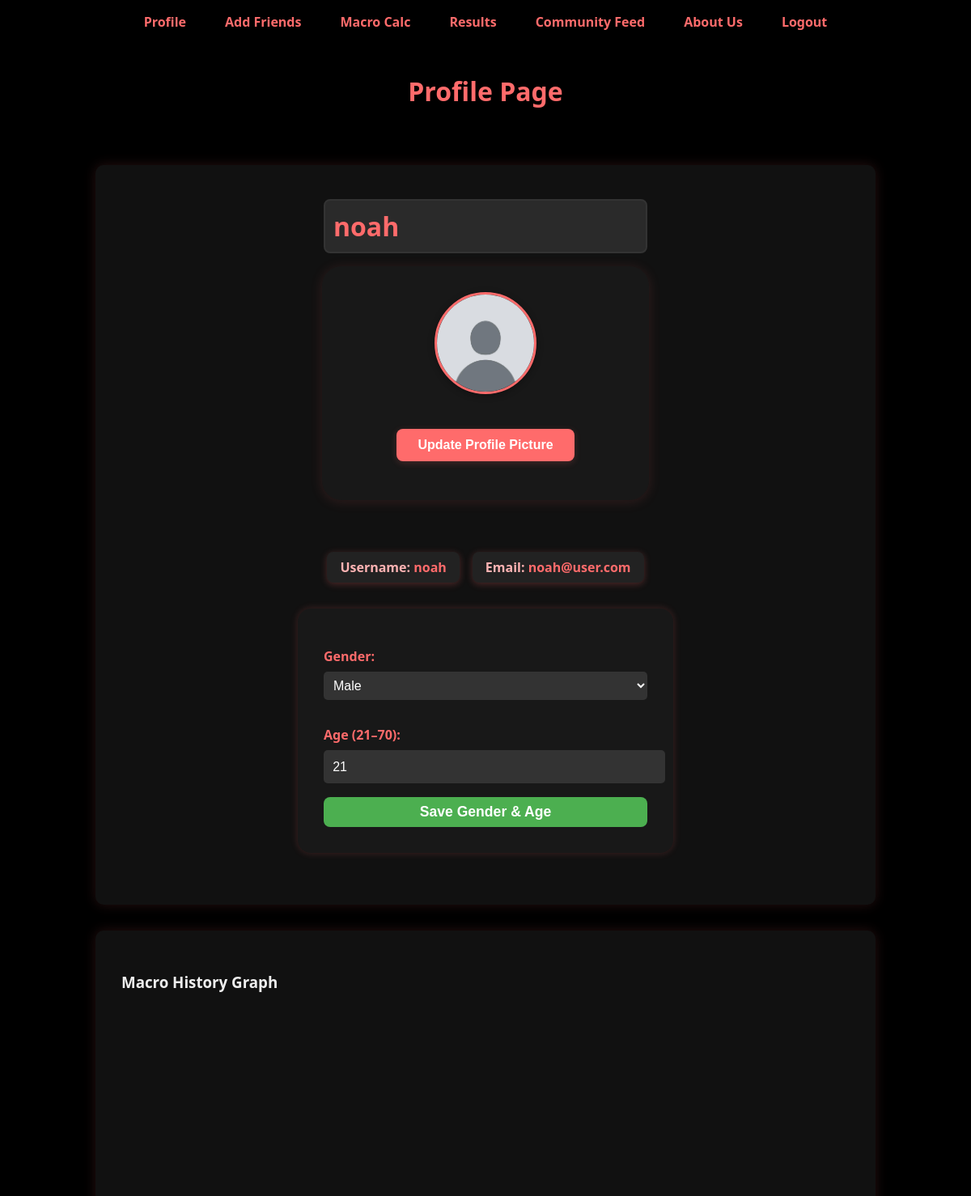
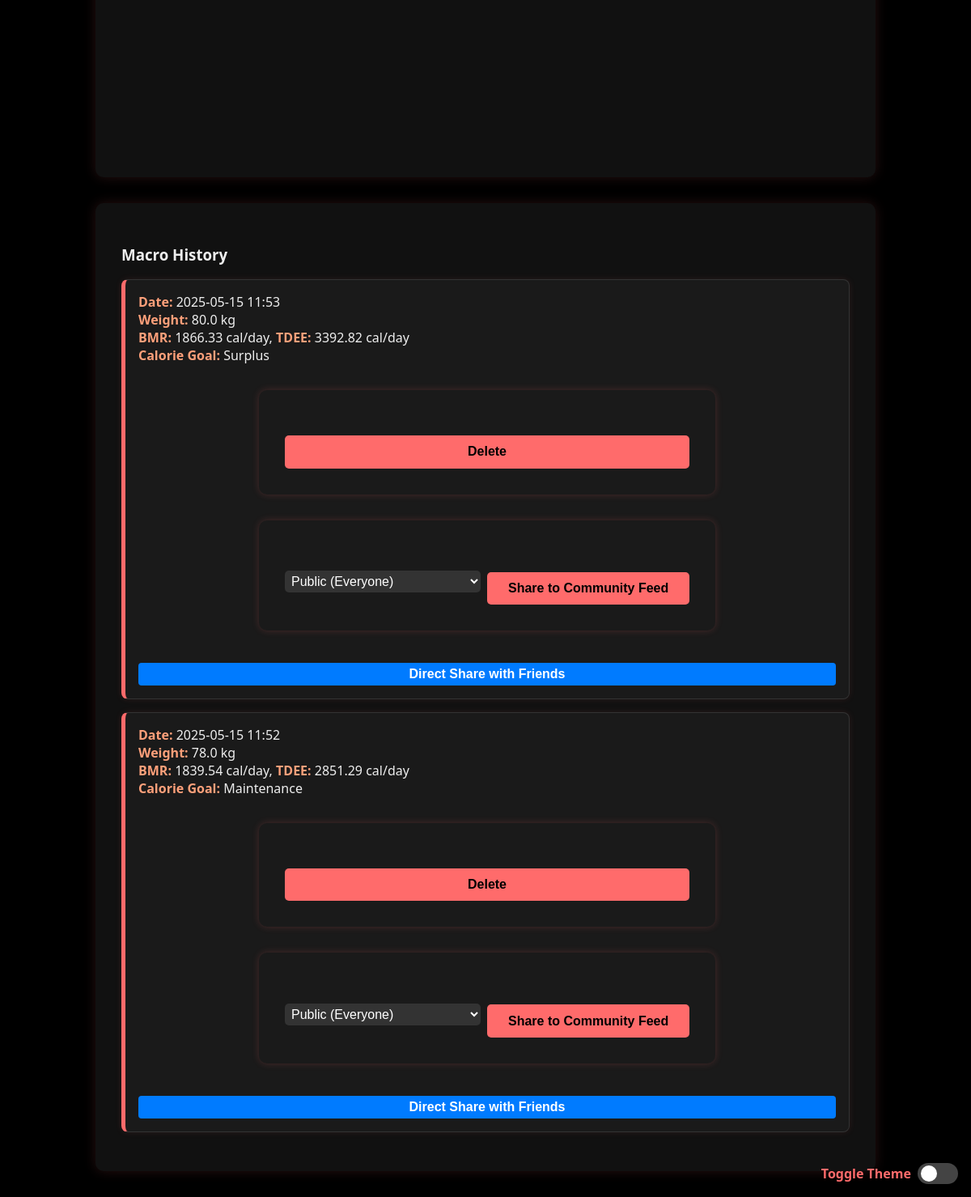
The app's page /profile (signed in) with its own data (2 pictures, top to bottom).
### app/models.py (models this page shows)
class User(db.Model, UserMixin):
    id = db.Column(db.Integer, primary_key=True)
    name = db.Column(db.String(80), unique=True, nullable=False)
    email = db.Column(db.String(120), unique=True, nullable=False)
    password = db.Column(db.String(120), nullable=False)
    gender = db.Column(db.String(10))
    age = db.Column(db.Integer)
    profile_picture = db.Column(db.String(255), default='placeholder-profile.jpg')
    requests_sent = db.relationship(
        'FriendRequest',
        foreign_keys='FriendRequest.requester_id',
        back_populates='requester',
        lazy='dynamic'
    )
    requests_received = db.relationship(
        'FriendRequest',
        foreign_keys='FriendRequest.receiver_id',
        back_populates='receiver',
        lazy='dynamic'
    )
    friends = db.relationship(
        'User',
        secondary=friend_assoc,
        primaryjoin=(id == friend_assoc.c.user_id),
        secondaryjoin=(id == friend_assoc.c.friend_id),
        lazy='dynamic'
    )

class MacroPost(db.Model):
    id = db.Column(db.Integer, primary_key=True)
    gender = db.Column(db.String(10), nullable=False)
    age = db.Column(db.Integer, nullable=False)
    weight = db.Column(db.Float, nullable=False)
    height = db.Column(db.Float, nullable=False)
    bmr = db.Column(db.Float, nullable=False)
    tdee = db.Column(db.Float, nullable=False)
    calorie_goal = db.Column(db.String(10), nullable=False, server_default='maintain')
    timestamp = db.Column(db.DateTime, server_default=db.func.now())
    user_id = db.Column(db.Integer, db.ForeignKey('user.id'), nullable=False)
    user = db.relationship('User', backref=db.backref('macroposts', lazy=True))

### app/routes.py (the view)
@app.route("/profile")
@login_required
def profile():
    macro_posts = MacroPost.query.filter_by(user_id=current_user.id).order_by(MacroPost.timestamp.desc()).all()
    form = ProfilePictureForm()
    pending_requests = FriendRequest.query.filter_by(receiver_id=current_user.id, status='pending').all()
    return render_template(
        "profile.html",
        user=current_user,
        macro_posts=macro_posts,
        form=form,
        pending_requests=pending_requests,
    )

### app/forms.py
class ProfilePictureForm(FlaskForm):
    picture = FileField('Update Profile Picture', validators=[
        FileAllowed(['jpg', 'png', 'jpeg'], 'Images only!')
    ])
    submit = SubmitField('Update Picture')

### app/__init__.py (called while the page is built)
@login_manager.user_loader
def load_user(user_id):
    return User.query.get(int(user_id))

### app/templates/profile.html (shortened to what this page needs)
{% extends "base.html" %}
{% block content %}
<div class="profile-container">
    <header class="profile-header">
        <h1>Profile Page</h1>
    </header>
    <section class="profile-info">
        <div style="display:flex; flex-direction:column; align-items:center; margin-bottom: 2em;">
            <h2 class="username-box">{{ user.name }}</h2>
            <div class="profile-card">
                <img src="{{ url_for('static', filename='profile_pics/' + user.profile_picture) }}" alt="Profile Picture" class="profile-picture">
            {% if current_user.id == user.id %}
               <button onclick="document.getElementById('profile-picture-form').style.display='block'" class="profile-btn update-btn">Update Profile Picture</button>
            {% endif %}
            </div>
        </div>
        <div style="display:flex; justify-content:center; gap:1em; margin-bottom:1em;">
            <div class="profile-line"> Username: <span class="highlight-text">{{ user.name }}</span></div>
            <div class="profile-line"> Email: <span style="color:#ff6b6b;">{{ user.email }}</span></div>
        </div>
        <form action="{{ url_for('update_profile_info') }}" method="POST" style="margin-top: 1em; background:#181818; padding:2em; border-radius:16px; box-shadow:0 0 10px #ff6b6b33; max-width:400px; margin-left:auto; margin-right:auto;">
            <label for="gender" style="color:#ff6b6b; font-weight:bold;">Gender:</label>
            <select id="gender" name="gender" required style="width:100%; margin-bottom:1em; padding:0.5em; font-size:1rem; box-sizing:border-box;" {% if current_user.id != user.id %}disabled{% endif %}>
                <option value="male" {% if user.gender == 'male' %}selected{% endif %}>Male</option>
             </select>
             <label for="age" style="color:#ff6b6b; font-weight:bold;">Age (21–70):</label>
             <input type="text" id="age" name="age" value="{{ user.age if user.age else '' }}" placeholder="Not specified by user" {% if current_user.id != user.id %}disabled class="disabled-field"{% endif %}>
            {% if current_user.id == user.id %}
               <button type="submit" style="margin-top: 1em; background-color: #4CAF50; color: white; font-weight: bold; padding: 8px 16px; border: none; border-radius: 8px; cursor: pointer; width:100%; font-size:1.1rem;">Save Gender & Age</button>
            {% endif %}
        </form>
    </section>
    <section class="graph">
        <h3>Macro History Graph</h3>
        <div id="macro-history-graph" style="width: 100%; height: 400px; margin-bottom: 20px;"></div>
    </section>
    <section class="macro-history">
        <h3>Macro History</h3>
        {% if macro_posts %}
            <ul>
                {% for post in macro_posts %}
                    <li>
                        <strong>Date:</strong> {{ post.timestamp.strftime('%Y-%m-%d %H:%M') }}<br>
                        <strong>Weight:</strong> {{ post.weight }} kg<br>
                        <strong>BMR:</strong> {{ post.bmr }} cal/day,
                        <strong>TDEE:</strong> {{ post.tdee }} cal/day<br>
                        <strong>Calorie Goal:</strong> {{ post.calorie_goal|capitalize }}
                        {% if user.id == current_user.id %}
                        <form action="{{ url_for('delete_macro_post', post_id=post.id) }}" method="POST" style="inline">
                            <button type="submit" onclick="return confirm('Are you sure you want to delete this entry?');">Delete</button>
                        </form>
                        <form action="{{ url_for('create_feed_post', post_id=post.id) }}" method="POST" style="inline">
                            <div style="margin-top: 8px; display: flex; align-items: center;">
                                <select name="visibility" style="margin-right: 8px; padding: 4px;">
                                    <option value="public">Public (Everyone)</option>
                                </select>
                                <button type="submit">Share to Community Feed</button>
                            </div>
                        </form>
                        <button onclick="openShareModal('{{ post.id }}')" class="share-btn" style="margin-top: 8px;">
                            Direct Share with Friends
                        </button>
                        {% endif %}
                    </li>
                {% endfor %}
            </ul>
        {% else %}
            <p>You haven't saved any results yet.</p>
        {% endif %}
    </section>
</div>
{% endblock %}

### app/templates/base.html (shortened to what this page needs)
<!DOCTYPE html>
<html lang="en">
<head>
  <link rel="stylesheet" href="{{ url_for('static', filename='css/style.css') }}">
</head>
<body>
  <header>
    <nav>
      <ul>
        {% if current_user.is_authenticated %}
          <li><a href="{{ url_for('profile') }}">Profile</a></li>
          <li><a href="{{ url_for('friends') }}">Add Friends</a></li>
        {% else %}
          <li><a href="{{ url_for('login') }}">Login</a></li>
          <li><a href="{{ url_for('calculator') }}">Macro Calc</a></li>
        {% endif %}
        {% if current_user.is_authenticated and request.endpoint != 'view_user_profile' and request.endpoint != 'view_user_profile_by_name' %}
        <li><a href="{{ url_for('calculator') }}">Macro Calc</a></li>
        {% endif %}
        <li><a href="{{ url_for('results') }}">Results</a></li>
        <li><a href="{{ url_for('feed') }}">Community Feed</a></li>
        <li><a href="{{ url_for('about') }}">About Us</a></li>
        {% if current_user.is_authenticated %}
          <li><a href="{{ url_for('logout') }}">Logout</a></li>
        {% endif %}
      </ul>
    </nav>
  </header>
  <main>
    {% block content %}
    {% endblock %}
  </main>
  <div class="theme-toggle">
    <label class="theme-label" for="theme-switch">Toggle Theme</label>
    <label class="switch">
        <span class="slider"></span>
    </label>
</div>
</body>
</html>

### app/static/css/style.css (style rules this page uses)
body { background-color: #000; color: #eee; font-family: 'Segoe UI', Tahoma, Geneva, Verdana, sans-serif; margin: 0; padding: 0; }
h1, h2 { color: #ff6b6b; text-align: center; }
header { padding: 1rem 2rem; }
nav ul { list-style: none; display: flex; justify-content: flex-end; gap: 1rem; padding: 0; margin: 0; }
nav a { position: relative; color: #ff6b6b; font-weight: bold; text-decoration: none; padding: 0.5rem 1rem; transition: color 0.3s ease; }
nav a::after { content: ''; position: absolute; left: 0; bottom: 0; height: 2px; width: 0%; background-color: #ff6b6b; transition: width 0.3s ease; }
form { background-color: #1a1a1a; padding: 2rem; border-radius: 10px; max-width: 500px; margin: 2rem auto; box-shadow: 0 0 10px rgba(255, 107, 107, 0.2); }
label { font-weight: bold; display: block; margin-top: 1rem; color: #ff6b6b; }
input, select, button { width: 100%; padding: 0.7rem; margin-top: 0.5rem; border-radius: 5px; border: none; background-color: #333; color: #fff; font-size: 1rem; }
button { background-color: #ff6b6b; color: #000; font-weight: bold; margin-top: 1.5rem; cursor: pointer; transition: background-color 0.3s; }
section { background-color: #111; color: #eee; max-width: 900px; margin: 2rem auto; padding: 2rem; border-radius: 10px; box-shadow: 0 0 15px rgba(255, 107, 107, 0.15); }
section h2 { color: #ff6b6b; margin-bottom: 1rem; font-size: 1.8rem; }
.profile-picture { width: 150px; height: 150px; border-radius: 50%; object-fit: cover; border: 2px solid #ff6b6b; display: block; margin: 1rem auto; box-shadow: 0 0 10px rgba(255, 107, 107, 0.3); }
.profile-info h2, .profile-info p { background-color: #2a2a2a; color: #ffa07a; border: 2px solid #333; border-radius: 8px; padding: 10px; font-size: 1.2rem; max-width: 400px; margin: 10px 0; box-sizing: border-box; text-align: left; display: inline-block; width: 100%; transition: background-color 0.3s ease; }
.profile-info h2, .profile-info p { margin-bottom: 15px; }
.macro-history ul { list-style: none; padding: 0; margin: 0; }
.macro-history li { background-color: #1a1a1a; border: 1px solid #333; border-left: 5px solid #ff6b6b; border-radius: 8px; padding: 1rem; margin-bottom: 1rem; box-shadow: 0 0 8px rgba(255, 107, 107, 0.1); transition: transform 0.2s ease; }
.macro-history strong { color: #ffa07a; }
.theme-toggle { position: fixed; bottom: 1rem; right: 1rem; display: flex; align-items: center; gap: 0.5rem; z-index: 10000; }
.theme-label { color: #ff6b6b; font-weight: bold; }
.switch { position: relative; display: inline-block; width: 50px; height: 26px; }
.slider { position: absolute; cursor: pointer; top: 0; left: 0; right: 0; bottom: 0; background-color: #444; transition: 0.4s; border-radius: 34px; }
.slider::before { position: absolute; content: ""; height: 20px; width: 20px; left: 4px; bottom: 3px; background-color: white; transition: 0.4s; border-radius: 50%; }
.profile-line { background-color: #222; color: #ffb3b3; padding: 0.5em 1em; border-radius: 8px; font-weight: bold; box-shadow: 0 2px 8px rgba(255, 107, 107, 0.25); }
.highlight-text { color: #ff6b6b; }
.profile-info h2.username-box { font-size: 2rem; font-weight: bold; color: #ff6b6b; margin-bottom: 0.5em; }
#macro-history-graph { width: 100%; height: 400px; margin-bottom: 20px; }
nav ul { flex-wrap: wrap; justify-content: center; }
input, select { color: #fff; }

### app/templates/profile.html (style rules this page uses)
.profile-card { background: #181818; display: flex; flex-direction: column; align-items: center; padding: 2em 2em 2em 2em; border-radius: 24px; box-shadow: 0 2px 16px #ff6b6b22; margin-bottom: 2em; width: 340px; max-width: 90vw; }
.profile-picture { display: block; margin: 0 auto 1.2em auto; border: 3px solid #ff6b6b; border-radius: 50%; width: 120px; height: 120px; box-shadow: 0 2px 8px #0005; }
.profile-btn { font-weight: bold; border-radius: 8px; width: 220px; padding: 0.7em 0; margin-bottom: 1em; box-shadow: 0 2px 8px #ff6b6b33; transition: background 0.2s, color 0.2s; border: none; cursor: pointer; font-size: 1rem; }
.update-btn { background: #ff6b6b; color: #fff; }
.profile-info > form { margin-top: 2em !important; margin-bottom: 2em !important; z-index: 1; position: relative; }
.share-btn { background-color: #007bff; color: white; border: none; padding: 5px 10px; border-radius: 4px; cursor: pointer; }

### records on screen
User: name "noah", profile_picture (placeholder picture), email "noah@user.com", gender "Male", age "21"
MacroPost: timestamp "2025-05-15 11:53", weight "80.0", bmr "1866.33", tdee "3392.82", calorie_goal "Surplus"
MacroPost: timestamp "2025-05-15 11:52", weight "78.0", bmr "1839.54", tdee "2851.29", calorie_goal "Maintenance"
